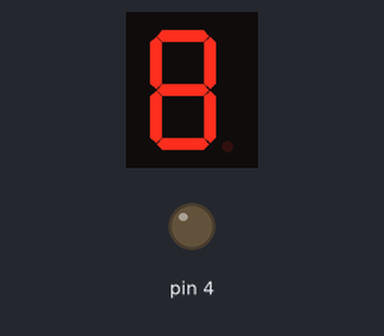
Simulated run of this sketch. Board: Arduino Uno, built with avr-gcc and run on an emulated ATmega328P. Shown: 1-digit seven-segment display, output pins drawn as LEDs (lit = HIGH). Wiring (inferred from the names in the program): 1-digit 7-segment display, segments lit when HIGH: segments pin 7, pin 6, pin 5, pin 11, pin 10, pin 8, pin 9. The segment pins are drawn as the display they are named for; pins used as bus, display or sensor lines are not drawn.

Above: at 0.1 s.
At 2.1 s:
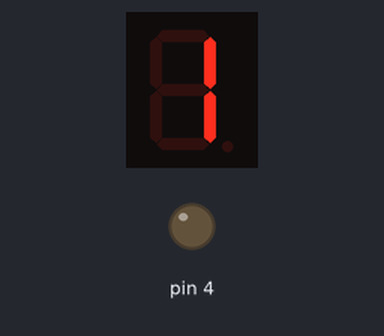
At 4.1 s:
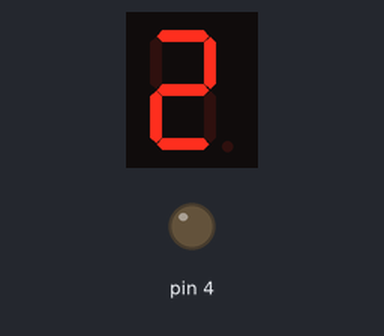
At 10.1 s:
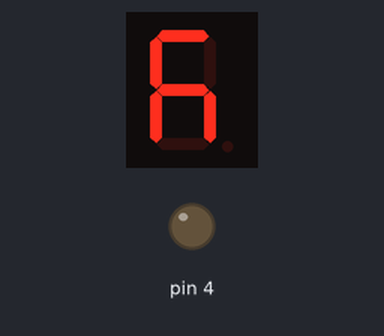
At 26.1 s:
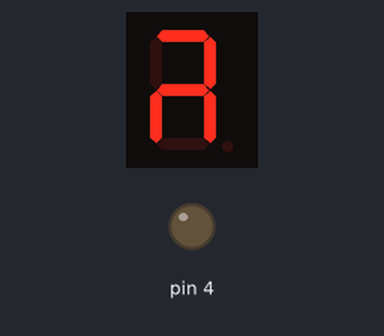
At 38.1 s:
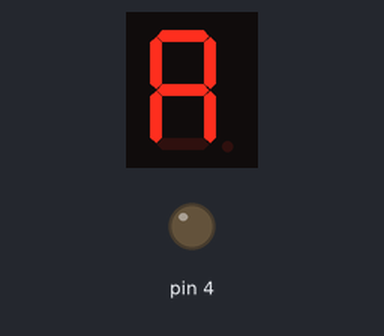

The sketch:

Bai2.1.Hien_thi_so_tren_led_7_doan.ino
```cpp
int a = 7;
int b = 6;
int c = 5;
int d = 11;
int e = 10;
int f = 8;
int g = 9;
int dp = 4;

// display number 1
void display1(void) {
    digitalWrite(b, HIGH);
    digitalWrite(c, HIGH);
}

// display number2
void display2(void) {
    digitalWrite(a, HIGH);
    digitalWrite(b, HIGH);
    digitalWrite(g, HIGH);
    digitalWrite(e, HIGH);
    digitalWrite(d, HIGH);
}

// display number3
void display3(void) {
    digitalWrite(a, HIGH);
    digitalWrite(b, HIGH);

    digitalWrite(c, HIGH);
    digitalWrite(e, HIGH);
    digitalWrite(g, HIGH);
}

// display number4
void display4(void) {
    digitalWrite(f, HIGH);
    digitalWrite(b, HIGH);
    digitalWrite(g, HIGH);
    digitalWrite(c, HIGH);
}

// display number5
void display5(void) {
    digitalWrite(a, HIGH);
    digitalWrite(f, HIGH);
    digitalWrite(g, HIGH);
    digitalWrite(c, HIGH);
    digitalWrite(e, HIGH);
}

// display number6
void display6(void) {
    digitalWrite(a, HIGH);
    digitalWrite(f, HIGH);
    digitalWrite(g, HIGH);
    digitalWrite(c, HIGH);
    digitalWrite(d, HIGH);
    digitalWrite(e, HIGH);
}

// display number7
void display7(void) {
    digitalWrite(a, HIGH);
    digitalWrite(b, HIGH);
    digitalWrite(c, HIGH);
}

// display number8
void display8(void) {
    digitalWrite(a, HIGH);
    digitalWrite(b, HIGH);
    digitalWrite(g, HIGH);
    digitalWrite(c, HIGH);
    digitalWrite(d, HIGH);
    digitalWrite(e, HIGH);
    digitalWrite(f, HIGH);
}

void clearDisplay(void) {
    digitalWrite(a, LOW);
    digitalWrite(b, LOW);
    digitalWrite(g, LOW);
    digitalWrite(c, LOW);
    digitalWrite(d, LOW);
    digitalWrite(e, LOW);
    digitalWrite(f, LOW);
}

void display9(void) {
    digitalWrite(a, HIGH);
    digitalWrite(b, HIGH);
    digitalWrite(g, HIGH);
    digitalWrite(c, HIGH);
    digitalWrite(e, HIGH);
    digitalWrite(f, HIGH);
}

void display0(void) {
    digitalWrite(a, HIGH);
    digitalWrite(b, HIGH);
    digitalWrite(c, HIGH);
    digitalWrite(d, HIGH);
    digitalWrite(e, HIGH);
    digitalWrite(f, HIGH);
    digitalWrite(g, HIGH);
}

void setup() {
    int i;
    for (i = 4; i <= 11; i++)
        pinMode(i, OUTPUT);
}

void ZeroToNine() {
    clearDisplay();
    display0();
    delay(2000);
    clearDisplay();
    display1();
    delay(2000);
    clearDisplay();
    display2();
    delay(2000);
    clearDisplay();
    display3();
    delay(2000);
    clearDisplay();
    display4();
    delay(2000);
    clearDisplay();
    display5();
    delay(2000);
    clearDisplay();
    display6();
    delay(2000);
    clearDisplay();
    display7();
    delay(2000);
    clearDisplay();
    display8();
    delay(2000);
    clearDisplay();
    display9();
    delay(2000);
}

void NineToZero() {
    clearDisplay();
    display9();
    delay(2000);
    clearDisplay();
    display8();
    delay(2000);
    clearDisplay();
    display7();
    delay(2000);
    clearDisplay();
    display6();
    delay(2000);
    clearDisplay();
    display5();
    delay(2000);
    clearDisplay();
    display4();
    delay(2000);
    clearDisplay();
    display3();
    delay(2000);
    clearDisplay();
    display2();
    delay(2000);
    clearDisplay();
    display1();
    delay(2000);
    clearDisplay();
    display0();
    delay(2000);
}

void loop() {
    ZeroToNine();
//  display9();
}
```

Measured:
- what the display in image 1 shows lasts 2.0 s, from 2.0 s to 4.0 s
